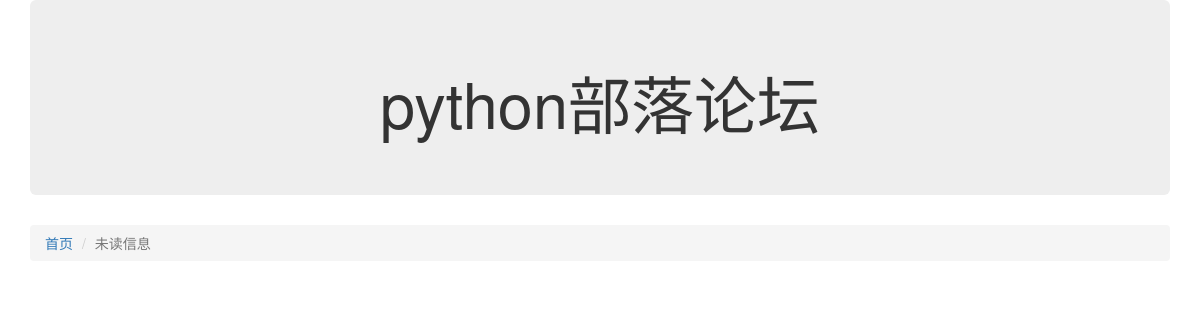
Page /message/list/ (signed in) on the earlier database version.
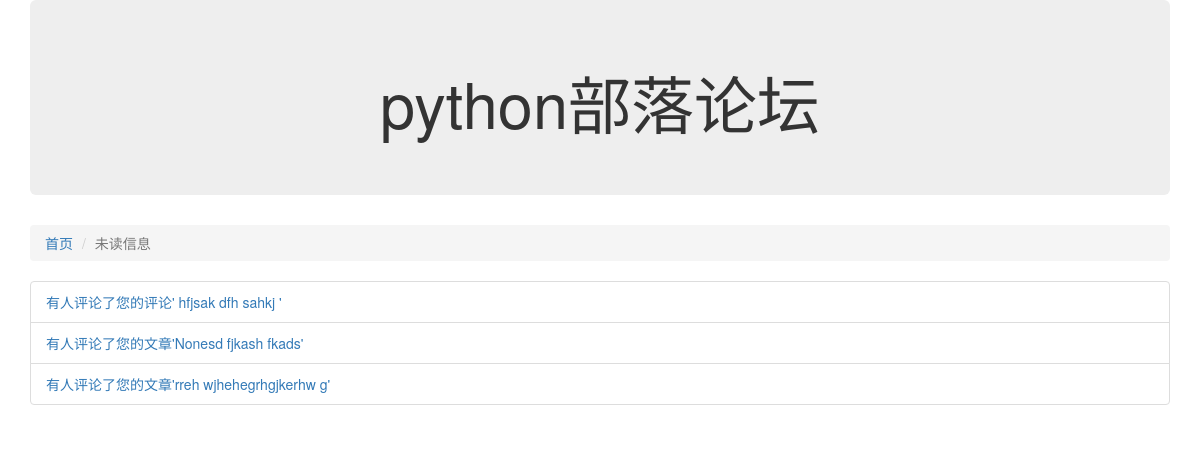
Same page on the later database version.
### message/models.py (models this page shows, shortened)
class Message(models.Model):
    owner = models.ForeignKey(User,verbose_name='作者')
    content = models.CharField("内容",max_length=1000)
    link = models.CharField('链接',max_length = 1000)
    status = models.IntegerField('状态',choices=((0,'正常'),(-1,'删除')))
    class Meta:
        verbose_name = "消息"
        verbose_name_plural = "消息"

### views.py (the view)
# urls.py: url(r'^message/list/',views.message_list),
@login_required
def message_list(request):
    username = request.user
    message = Message.objects.filter(owner = username,status=0).order_by("-id")
    msg_cnt = Message.objects.filter(owner = username,status=0).count()
    return render(request,"message.html",{"message":message,"msg_cnt":msg_cnt})

### templates/message.html (shortened to what this page needs)
<!doctype html>
<html>
  <head>
    <link rel = "stylesheet" href="/static/css/bootstrap.min.css">
  </head>
  <body>
    <div class="container">
      <div class="row">
        <div class="col-xs-12 col-md-12">
          <div class="jumbotron">
            <center><h1>python部落论坛</h1></center>
          </div>
        </div>
        <div class="col-xs-12 col-md-12">
            <ol class="breadcrumb">
                <li><a href="/">首页</a></li>
                <li class="active">未读信息</li>
            </ol>
            <ul class="list-group">
                {%  for msg in message %}
                    <li class="list-group-item">
                    <a href="/message/read/?msg.id={{ msg.id }}">{{ msg.content }}</a>
                    </li>
                {%  endfor %}
            </ul>
        </div>
      </div>
    </div>
  </body>
</html>

Differences in the rows shown:
added Message: content "有人评论了您的评论' hfjsak dfh sahkj '"
added Message: content "有人评论了您的文章'Nonesd fjkash fkads'"
added Message: content "有人评论了您的文章'rreh wjhehegrhgjkerhw g'"
